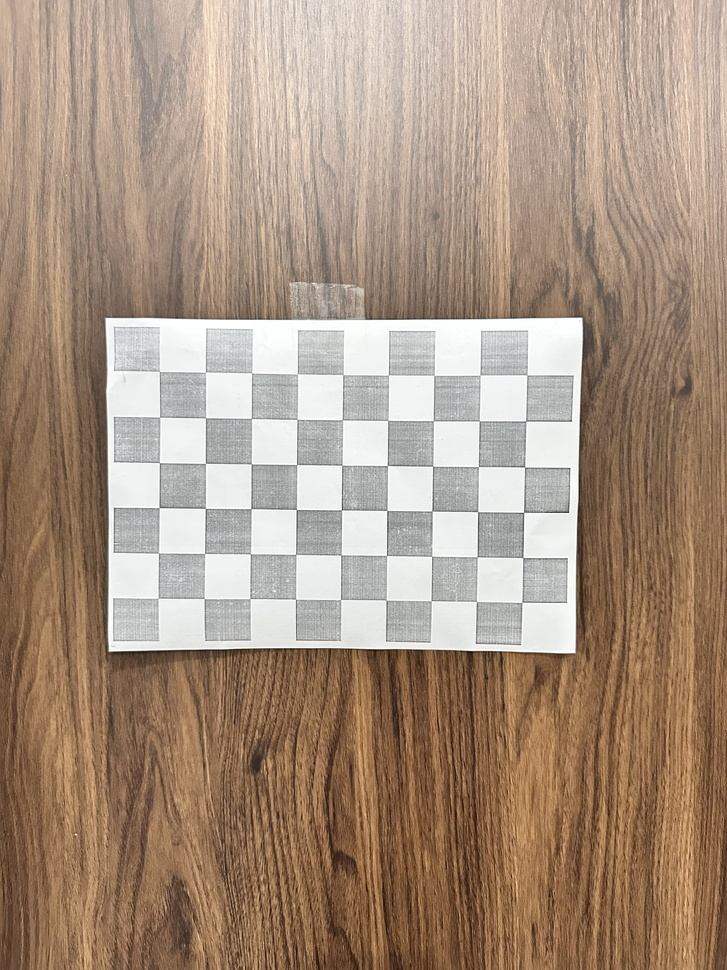
#> input picture main/L02_geometric_primitives/L02_calibration_img_lenx1-i14pro/img_01.jpg, 727 x 970 px, shrunk from 3024 x 4032 before the run; its folder holds 5 pictures in this run
$ jupyter execute L02_main.ipynb
#> lines starting #> are read from the running program, lines starting #| are printed output that depends on the picture; long printed decimals are rounded
[cell 1]
import cv2
import numpy as np
import glob
import os
import matplotlib.pyplot as plt

## Information:
- Checkerboard: 10x7 -> inner corners:=(9x6)
- Square size by cm: 2.9 (using rules 30cm)

[cell 2]
CALIB_DIR = "L02_calibration_img_lenx1-i14pro"
TEST_DIR = "L02_test_img_lenx1-i14pro"

CHECKERBOARD = (9, 6)  # inner corners
square_size = 2.9     # real dimension of a square, unit: cm

[cell 3]
# Tạo tọa độ 3D thật của các góc checkerboard
# Vì checkerboard là mặt phẳng nên z = 0
objp = np.zeros((CHECKERBOARD[0] * CHECKERBOARD[1], 3), np.float32)

objp[:, :2] = np.mgrid[
    0:CHECKERBOARD[0],
    0:CHECKERBOARD[1]
].T.reshape(-1, 2)

objp = objp * square_size

objpoints = []  # 3D points thật
imgpoints = []  # 2D points trên ảnh

[cell 4]
image_paths = sorted(glob.glob(os.path.join(CALIB_DIR, "*")))

print("Number of calibration images:", len(image_paths))
print(image_paths[:5])

[cell 5]
img_path = os.path.join(CALIB_DIR, "img_01.jpg")

img = cv2.imread(img_path)
#> img is the input picture: shape (970, 727, 3); mean B, G, R 128, 146.4, 167.8

if img is None:
    raise ValueError(f"Cannot read image: {img_path}")

gray = cv2.cvtColor(img, cv2.COLOR_BGR2GRAY)
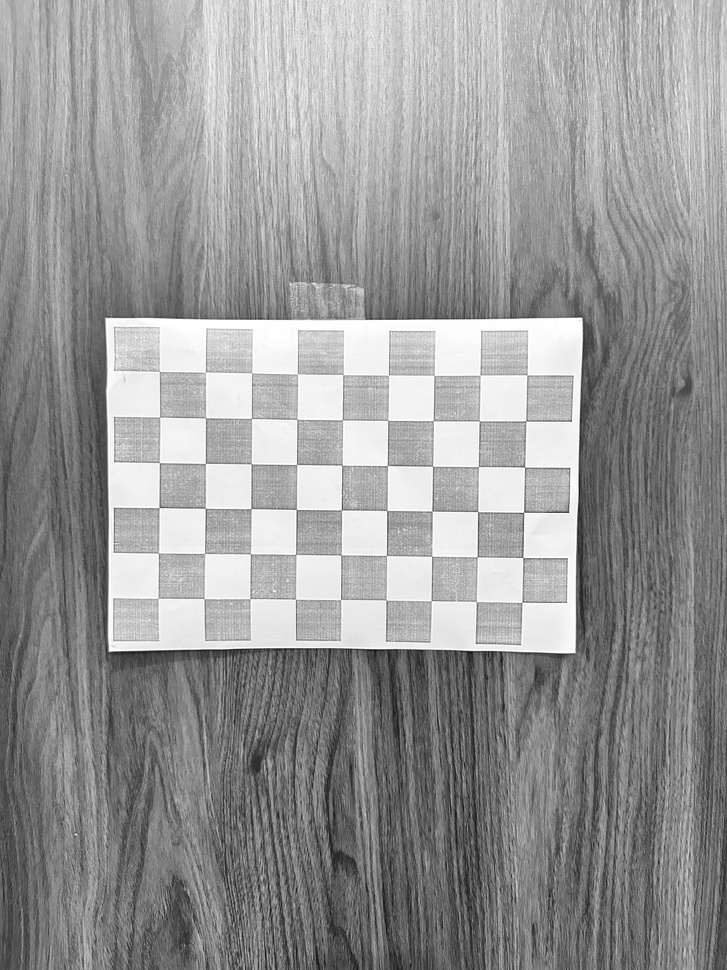
#> gray: shape (970, 727); min 10, max 255, mean 150.7

print("Image shape:", img.shape)
#| Image shape: (970, 727, 3)
print("Gray min:", gray.min())
#| Gray min: 10
print("Gray max:", gray.max())
#| Gray max: 255
print("Gray mean:", gray.mean())
#| Gray mean: 150.690

plt.figure(figsize=(8, 10))
plt.imshow(cv2.cvtColor(img, cv2.COLOR_BGR2GRAY))
plt.title("Original image: img_01.jpg")
plt.axis("off")
plt.show()

[cell 6]
h, w = img.shape[:2]
#> h = 970; w = 727

# Crop vùng giữa ảnh, có thể chỉnh nếu cần
crop = img[int(h*0.3):int(h*0.7), int(w*0.1):int(w*0.85)]
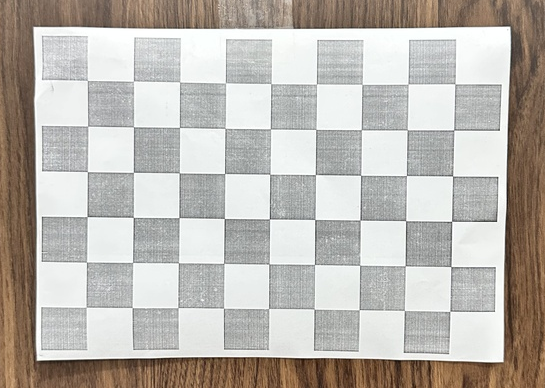
#> crop: shape (388, 545, 3); mean B, G, R 176.1, 182.3, 186.8
crop_gray = cv2.cvtColor(crop, cv2.COLOR_BGR2GRAY)
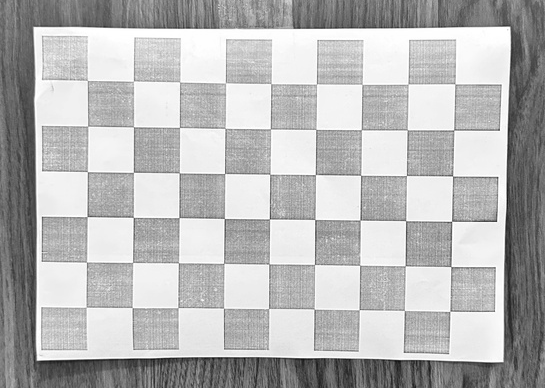
#> crop_gray: shape (388, 545); min 15, max 255, mean 182.9

plt.figure(figsize=(10, 6))
plt.imshow(crop_gray)
plt.title("Cropped checkerboard area")
plt.axis("off")
plt.show()

print("Crop shape:", crop.shape)
#| Crop shape: (388, 545, 3)
print("Crop gray min:", crop_gray.min())
#| Crop gray min: 15
print("Crop gray max:", crop_gray.max())
#| Crop gray max: 255
print("Crop gray mean:", crop_gray.mean())
#| Crop gray mean: 182.947

[cell 7]
gray_eq = cv2.equalizeHist(crop_gray)
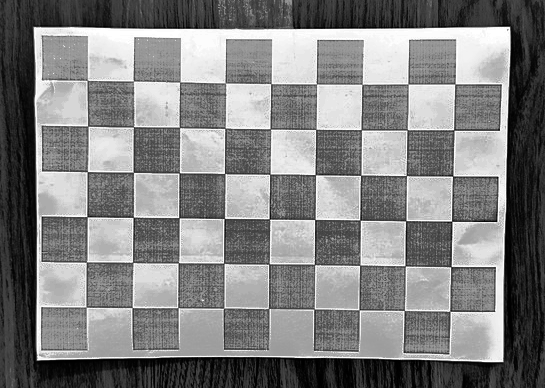
#> gray_eq: shape (388, 545); min 0, max 255, mean 128.9

plt.figure(figsize=(8, 10))
plt.imshow(gray_eq, cmap="gray")
plt.title("Histogram equalized grayscale")
plt.axis("off")
plt.show()

ret_eq, corners_eq = cv2.findChessboardCornersSB(gray_eq, CHECKERBOARD)
#> ret_eq = False

print("SB detector after equalizeHist:", ret_eq)
#| SB detector after equalizeHist: False

if ret_eq:
    img_draw_eq = crop.copy()
    cv2.drawChessboardCorners(img_draw_eq, CHECKERBOARD, corners_eq, ret_eq)

    plt.figure(figsize=(8, 10))
    plt.imshow(cv2.cvtColor(img_draw_eq, cv2.COLOR_BGR2RGB))
    plt.title("Detected corners after equalizeHist")
    plt.axis("off")
    plt.show()
